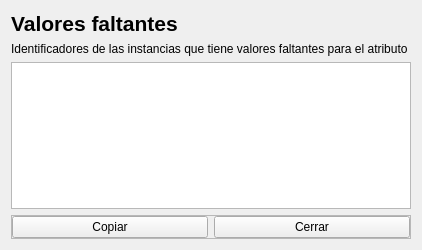
<?xml version="1.0" encoding="UTF-8"?>
<ui version="4.0">
 <class>Form</class>
 <widget class="QWidget" name="Form">
  <property name="geometry">
   <rect>
    <x>0</x>
    <y>0</y>
    <width>383</width>
    <height>250</height>
   </rect>
  </property>
  <property name="windowTitle">
   <string>Valores faltantes</string>
  </property>
  <layout class="QVBoxLayout" name="verticalLayout">
   <item>
    <widget class="QLabel" name="label">
     <property name="font">
      <font>
       <pointsize>16</pointsize>
       <weight>75</weight>
       <bold>true</bold>
      </font>
     </property>
     <property name="text">
      <string>Valores faltantes</string>
     </property>
    </widget>
   </item>
   <item>
    <widget class="QLabel" name="labelDescripcion">
     <property name="text">
      <string>Identificadores de las instancias que tiene valores faltantes para el atributo </string>
     </property>
    </widget>
   </item>
   <item>
    <widget class="QPlainTextEdit" name="textFaltantes">
     <property name="enabled">
      <bool>true</bool>
     </property>
     <property name="readOnly">
      <bool>true</bool>
     </property>
    </widget>
   </item>
   <item>
    <widget class="QFrame" name="frame">
     <property name="sizePolicy">
      <sizepolicy hsizetype="Expanding" vsizetype="Minimum">
       <horstretch>0</horstretch>
       <verstretch>0</verstretch>
      </sizepolicy>
     </property>
     <property name="frameShape">
      <enum>QFrame::StyledPanel</enum>
     </property>
     <property name="frameShadow">
      <enum>QFrame::Raised</enum>
     </property>
     <layout class="QHBoxLayout" name="horizontalLayout">
      <property name="leftMargin">
       <number>0</number>
      </property>
      <property name="topMargin">
       <number>0</number>
      </property>
      <property name="rightMargin">
       <number>0</number>
      </property>
      <property name="bottomMargin">
       <number>0</number>
      </property>
      <item>
       <widget class="QPushButton" name="btnCopiar">
        <property name="text">
         <string>Copiar</string>
        </property>
       </widget>
      </item>
      <item>
       <widget class="QPushButton" name="btnCerrar">
        <property name="text">
         <string>Cerrar</string>
        </property>
       </widget>
      </item>
     </layout>
    </widget>
   </item>
  </layout>
 </widget>
 <resources/>
 <connections/>
</ui>
